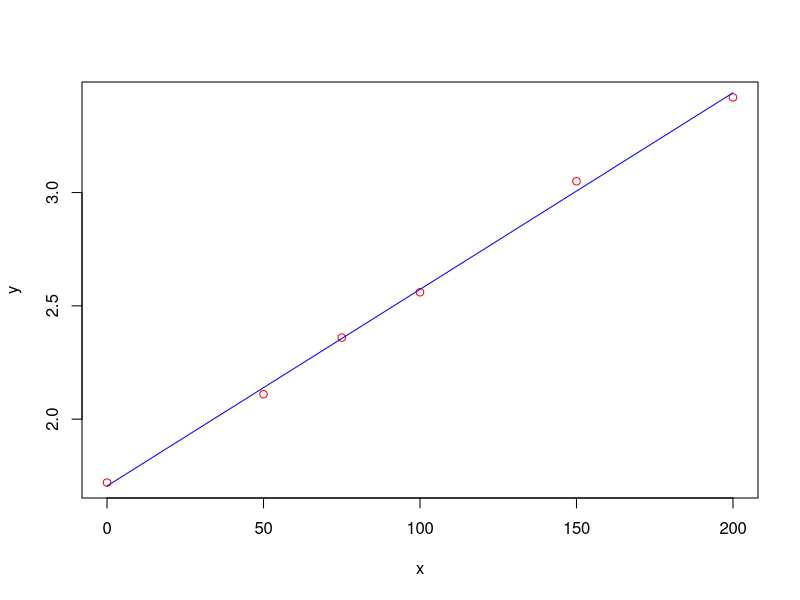

Source code (R): (Note: this script raises an error after producing the figure.)

################ Linear Regression- straight line fit without errors ######################

linear_regression_without_error=function(x,y){
sum_x_square=sum(x**2)
sum_xy=sum(x*y)
sum_x=sum(x)
sum_y=sum(y)

n=length(x)
print(paste("Number of data points : ", n))


delta=(n*sum_x_square)-(sum_x**2)
b_zero=((sum_y*sum_x_square)-(sum_x*sum_xy))/delta
b_one=((n*sum_xy)-(sum_x*sum_y))/delta
print(paste("b_zero : ",round(b_zero,3)))
print(paste("b_one : ",round(b_one,3)))

# Expression for the fitted line
y_expected=b_zero+b_one*x


## Compute R_square
y_mean=mean(y)
r_square=(sum((y_expected-y_mean)**2))/(sum((y-y_mean)**2))
print(paste("R_square : ", round(r_square,3)))

## Fitted value
for (i in 1:length(x)){
  print(paste("fitted value for the fixed value of x",x[i]," : ",round(y_expected[i],2)))
}


#### plot the results
plot(x,y,col="red")
lines(x,y_expected,col="blue")
}


# Define the data
x=c(0, 50, 75, 100, 150 ,200)
y=c(1.72, 2.11, 2.36 ,2.56, 3.05 ,3.42)

# call the function

linear_regression_without_error(x,y)
r_square
